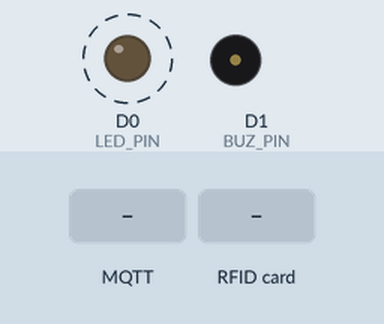
Simulated run of this sketch. Board: ESP8266 (NodeMCU). On the bench: output pins drawn as LEDs (lit = HIGH), buzzer (waves = sounding, pin HIGH). Dashed ring = blinking. The test bench sets the inputs (shaded band). WiFi joins after 1.5 s; servers stay silent unless stated; no MQTT or app messages arrive unless stated; what the sketch prints to the serial monitor is not drawn.

Above: at 3.77 s.
4.0 s: MQTT message "1" arrives on the first subscribed topic
At 4.3 s:
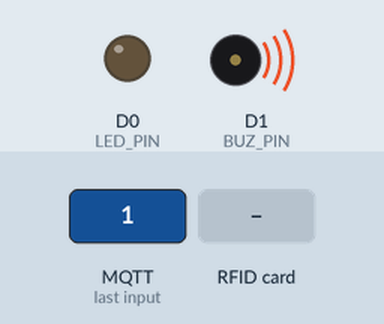
7.0 s: RFID card 5E 7A 19 C4 held to the reader
At 8.0 s:
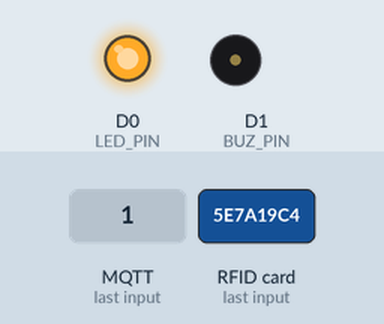
10.0 s: MQTT message "0" arrives on the first subscribed topic
At 10.8 s:
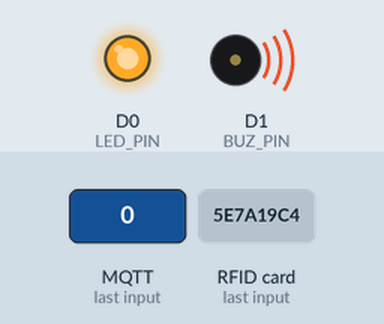
Timing chart, 0 to 19.0 s (numbered marks = the images above; inputs shaded):
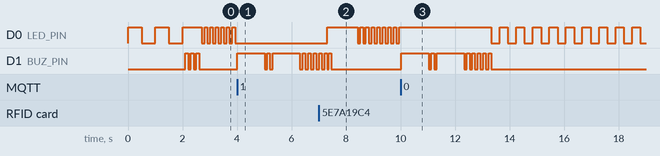

Measured:
- after the input at 4.0 s, D0 (LED_PIN): stops changing and stays LOW; D1 (BUZ_PIN): goes HIGH 1.0 s, LOW 0.10 s, HIGH 0.10 s, LOW 0.10 s, HIGH 1.0 s, 3 × (LOW 0.10 s, HIGH 0.10 s), then LOW, starting at once
- after the input at 10.0 s, D0 (LED_PIN): alternates HIGH for 0.30 s and LOW for 0.30 s, starting after 3.3 s; D1 (BUZ_PIN): goes HIGH 1.0 s, LOW 0.10 s, HIGH 0.10 s, LOW 0.10 s, HIGH 1.0 s, 5 × (LOW 0.10 s, HIGH 0.10 s), then LOW, starting at once

The sketch:

mqtt_RFID_reader_v3_HOTSPOT.ino
```cpp
#include <SPI.h>
#include <MFRC522.h>
#include <ESP8266WiFi.h>
#include <PubSubClient.h>
#include <ArduinoJson.h>

// Ganti true jika berhotspot tanpa password
boolean modeHotspot = false;
const char* hotspot = "HOTSPOT-SKANEBA";

// HOTSPOT ITC
const char* ssid = "HOTSPOT-SKANEBA";
const char* password = "itbisa123";

// WiFi credentials
// ASSEMBLY TE - CNC
// const char* ssid = "ASSEMBLY ONLY";
// const char* password = "onlyassemblytebos";

// INSTRUKTUR TE - 2.4G
// const char* ssid = "INTRUKTUR-TAV-2.4G";
// const char* password = "skanebabisa1";

//HOSTSPOT-SKANEBA-TU
// const char* ssid = "HOTSPOT-SKANEBA-TU";
// const char* password = "skanebabisa";

// MQTT Broker Configuration
const char* mqtt_server = "172.16.80.123";  // Ganti dengan alamat IP broker MQTT Anda
// const char* mqtt_server = "10.16.0.102";  // Ganti dengan alamat IP broker MQTT Anda
const int mqtt_port = 1883;               // Port MQTT default
const char* mqtt_user = "ben";            // Username MQTT Anda
const char* mqtt_password = "1234";       // Password MQTT Anda

#define LED_PIN D0  // D0
#define BUZ_PIN D1  // D1

// RFID
#define SDA_PIN 2  // D4
#define RST_PIN 0  // D3

char IDTAG[20];
char chipID[25];                       // Store ESP8266 Chip ID
char nodevice[20] = "2309MAS001";      // Change to your desired Node Device (max 20 characters)
char key[50] = "1234567890987654321";  // Change to your desired Key (max 20 characters)

// Membuat array untuk memetakan pesan ke kode bunyi buzzer
const char* buzzerCodes[] = {
  "404", "_...",
  "405", "_....",
  "406", "_.....",
  "407", "_.....",
  "500", "_.....",
  "501", "_._...",
  "502", "_._.....",
  "505", "_.....",
  "510", "_.....",
  "515", "_.....",
  "545", "_.....",
  "555", "_.....",
  "IDTT", "._..",
  "HLTM", "._.",
  "TBPS", "._._..",
  "SAPP", "...",
  "PLAW", ".._",
  "PPBH", "..",
  "PPPP", "...",
  "SMPM", "...",
  "MMMM", "...",
  "BMPM", "..",
  "PKBD", "_.",
  "TASK", "_._._.",
  "BMPE", ".."
};

String receivedMessage = "";

MFRC522 mfrc522(SDA_PIN, RST_PIN);

WiFiClient espClient;
PubSubClient client(espClient);

// Variabel untuk memantau waktu terakhir pembacaan kartu RFID
unsigned long lastRFIDReadTime = 0;
const unsigned long RFID_READ_INTERVAL = 600000;  // 10 menit dalam milidetik (10 * 60 * 1000)

// boolean indexRestart = false;

unsigned long previousLEDmqtt = 0;
const long intervalLEDmqtt = 100;
const long intervalLEDmqtt2 = 300;

void setup() {
  pinMode(LED_PIN, OUTPUT);
  pinMode(BUZ_PIN, OUTPUT);

  if (modeHotspot == true) {
    const char* ssid = hotspot;
  }

  Serial.begin(115200);
  if (modeHotspot == true) {
    WiFi.begin(ssid);
  } else {
    WiFi.begin(ssid, password);
  }

  while (WiFi.status() != WL_CONNECTED) {
    digitalWrite(LED_PIN, HIGH);
    delay(500);
    digitalWrite(LED_PIN, LOW);
    delay(500);
    Serial.println("Menyambungkan ke WiFi...");
  }

  digitalWrite(LED_PIN, HIGH);
  Serial.println("Tersambung ke WiFi");

  // Setup MQTT client
  client.setServer(mqtt_server, mqtt_port);
  client.setCallback(callback);

  while (!client.connected()) {
    if (client.connect("NodeMCUClient", mqtt_user, mqtt_password)) {
      Serial.println("Tersambung ke MQTT Broker");
    } else {
      Serial.println("Koneksi gagal. Mengulangi koneksi...");
      for (int q = 0; q < 5; q++) {
        digitalWrite(LED_PIN, HIGH);
        delay(100);
        digitalWrite(LED_PIN, LOW);
        delay(100);
      }

      delay(1000);
    }
  }

  Serial.println();
  Serial.println("Tersambung ke Wi-Fi");
  Serial.println("IP Address: ");
  Serial.println(WiFi.localIP());
  Serial.println("MAC Address: ");
  Serial.println(WiFi.macAddress());

  // Get ESP8266 Chip ID
  int num = ESP.getChipId();
  itoa(num, chipID, 10);
  Serial.println("Chip ID: ");
  Serial.println(chipID);

  SPI.begin();
  mfrc522.PCD_Init();
  Serial.println("Tempelkan kartu RFID");
  buzz(3);

  // Subscribe to a topic

  // String topic = "responServer_";
  // topic += nodevice;
  // client.subscribe(topic.c_str(), 0);
  client.subscribe("responServer", 0);
}

void callback(char* topic, byte* payload, unsigned int length) {
  Serial.print("Menerima pesan pada topic: ");
  Serial.println(topic);
  Serial.print("Pesan: ");
  for (int i = 0; i < length; i++) {
    // Serial.print((char)payload[i]);
    receivedMessage += (char)payload[i];
  }
  Serial.println(receivedMessage);
  Serial.println();

  // prosen respon data
  identifyAndProcessJsonResponse(receivedMessage, nodevice);
}

void loop() {
  client.loop();

  // Ambil waktu sekarang
  unsigned long currentMillisLEDmqtt = millis();

  // Periksa apakah sudah waktunya untuk mematikan atau menyalakan LED
  if (!client.connected()) {
    if (currentMillisLEDmqtt - previousLEDmqtt >= intervalLEDmqtt2) {
      // Simpan waktu terakhir kali LED dinyalakan atau dimatikan
      previousLEDmqtt = currentMillisLEDmqtt;

      // Balikkan status LED
      if (digitalRead(LED_PIN) == LOW) {
        digitalWrite(LED_PIN, HIGH);
      } else {
        digitalWrite(LED_PIN, LOW);
      }
    }
  } else {
    if (currentMillisLEDmqtt - previousLEDmqtt >= intervalLEDmqtt) {
      // Simpan waktu terakhir kali LED dinyalakan atau dimatikan
      previousLEDmqtt = currentMillisLEDmqtt;

      // Balikkan status LED
      if (digitalRead(LED_PIN) == LOW) {
        digitalWrite(LED_PIN, HIGH);
      } else {
        digitalWrite(LED_PIN, LOW);
      }
    }
  }

  int berhasilBaca = bacaTag();

  if (berhasilBaca) {
    // Kemudian, segera buat koneksi MQTT lagi
    reconnect();

    lastRFIDReadTime = millis();    // Perbarui waktu terakhir pembacaan kartu RFID
    static char hasilTAG[20] = "";  // Store previous tag ID

    if (IDTAG) {
      buzz(1);
    } else {
      buzz(0);
    }

    if (strcmp(hasilTAG, IDTAG) != 0) {
      strcpy(hasilTAG, IDTAG);
      Serial.println();
      Serial.println("=======================");
      Serial.println("ID Kartu: " + String(IDTAG));

      // Send data to server and receive JSON response
      String jsonResponse = sendCardIdToServer(IDTAG);

      Serial.println("Selesai kirim untuk ID: " + String(IDTAG));
      Serial.println("=======================");
      Serial.println("");
    } else {
      Serial.println("...");
    }

    delay(900);
    strcpy(hasilTAG, "");
  } else {
    strcpy(IDTAG, "");
  }

  buzz(0);
  receivedMessage = "";

  // Periksa apakah sudah waktunya untuk restart
  unsigned long currentTime = millis();
  if (currentTime - lastRFIDReadTime > RFID_READ_INTERVAL) {
    Serial.println("Tidak ada aktifitas pembacaan kartu RFID selama 10 menit. Melakukan restart...");
    // ESP.restart();  // Melakukan restart NodeMCU
  }
}

int bacaTag() {
  if (!mfrc522.PICC_IsNewCardPresent())
    return 0;

  if (!mfrc522.PICC_ReadCardSerial())
    return 0;

  memset(IDTAG, 0, sizeof(IDTAG));
  for (byte i = 0; i < mfrc522.uid.size; i++) {
    snprintf(IDTAG, sizeof(IDTAG), "%s%02X", IDTAG, mfrc522.uid.uidByte[i]);
  }

  return 1;
}

String sendCardIdToServer(String cardId) {
  String jsonResponse = "";
  // Send RFID card data, Chip ID, Node Device, and Key to the server
  String request = "{";
  request += "\"nokartu\":\"" + String(cardId) + "\",";
  request += "\"idchip\":\"" + String(chipID) + "\",";
  request += "\"nodevice\":\"" + String(nodevice) + "\",";
  request += "\"key\":\"" + String(key) + "\",";
  request += "\"ipa\":\"" + WiFi.localIP().toString() + "\"";
  request += "}";

  if (client.connect("NodeMCUClient", mqtt_user, mqtt_password)) {
    // String mqttTopic = "dariMCU_" + String(nodevice);
    String mqttTopic = "dariMCU";
    Serial.println("Tersambung ke MQTT Broker");
    Serial.println("Kirim ke topik: " + mqttTopic + ": " + request);
    client.publish(mqttTopic.c_str(), request.c_str(), 0);
    // client.disconnect();
  } else {
    Serial.println("Koneksi ke MQTT Broker gagal");
    for (int q = 0; q <= 3; q++) {
      digitalWrite(LED_PIN, HIGH);
      delay(100);
      digitalWrite(LED_PIN, LOW);
      delay(100);
    }

    // index restart MCU
    // indexRestart = true;
  }

  return jsonResponse;
}

void reconnect() {
  // Loop sampai terhubung ke broker MQTT
  while (!client.connected()) {
    Serial.println("Menyambungkan ke MQTT Broker...");
    // Coba terhubung ke broker MQTT
    if (client.connect("NodeMCUClient", mqtt_user, mqtt_password)) {
      Serial.println("Tersambung ke MQTT Broker");

      // Langganan topik yang Anda butuhkan di sini jika diperlukan
      // String topic = "responServer_";
      // topic += nodevice;
      // client.subscribe(topic.c_str(), 0);
      client.subscribe("responServer", 0);
    } else {
      Serial.print("Gagal, rc=");
      Serial.print(client.state());
      Serial.println(" mencoba konek lagi dalam 5 detik");
      // Tunggu sebelum mencoba lagi
      for (int q = 0; q <= 5; q++) {
        digitalWrite(LED_PIN, HIGH);
        delay(100);
        digitalWrite(LED_PIN, LOW);
        delay(100);
      }

      delay(4000);
    }
  }
}

void buzz(int loop) {
  if (loop == 0) {
    digitalWrite(BUZ_PIN, LOW);
  } else if (loop == 1) {
    digitalWrite(BUZ_PIN, HIGH);
    delay(100);
    digitalWrite(BUZ_PIN, LOW);
  } else {
    for (int t = 0; t < loop; t++) {
      digitalWrite(BUZ_PIN, HIGH);
      delay(100);
      digitalWrite(BUZ_PIN, LOW);
      delay(100);
    }
  }
}

void buzz_er(String _kode) {
  int delayTime = 0;

  for (int i = 0; i < _kode.length(); i++) {
    char karakter = _kode.charAt(i);

    if (karakter == '_') {
      // Buzzer berbunyi selama 1 detik
      // tone(BUZ_PIN, 1000);  // Frekuensi bunyi buzzer (1 kHz)
      digitalWrite(BUZ_PIN, HIGH);
      delay(1000);  // Bunyi selama 1 detik
      // noTone(BUZ_PIN);  // Matikan buzzer
      digitalWrite(BUZ_PIN, LOW);
    } else if (karakter == '.') {
      // Buzzer berbunyi selama 100 mili detik
      // tone(BUZ_PIN, 1000);  // Frekuensi bunyi buzzer (1 kHz)
      digitalWrite(BUZ_PIN, HIGH);
      delay(100);  // Bunyi selama 100 mili detik
      // noTone(BUZ_PIN);      // Matikan buzzer
      digitalWrite(BUZ_PIN, LOW);
    } else if (karakter == ' ') {
      // Tunda 100 mili detik
      delay(100);
    }

    // Tunda sebelum karakter selanjutnya (jika ada)
    if (i < _kode.length() - 1) {
      delay(100);  // Tunda 100 mili detik sebelum karakter berikutnya
    }
  }
}

void buzzBasedOnMessage(const char* message) {
  for (int i = 0; i < sizeof(buzzerCodes) / sizeof(buzzerCodes[0]); i += 2) {
    if (strcmp(message, buzzerCodes[i]) == 0) {
      buzz_er(buzzerCodes[i + 1]);
      Serial.println(buzzerCodes[i + 1]);
      break;  // Keluar dari loop setelah menemukan kode yang cocok
    }
  }
}

void identifyAndProcessJsonResponse(String jsonResponse, char* _nodevice) {
  // Parse and process JSON response
  // Menghapus karakter newline dan carriage return
  jsonResponse.replace("\n", "");
  jsonResponse.replace("\r", "");
  // Menghapus karakter backslash yang mengganggu
  jsonResponse.replace("\\", "");

  // Menghapus karakter ganda ("") dari awal dan akhir JSON
  jsonResponse = jsonResponse.substring(1, jsonResponse.length() - 1);

  // Serial.print("jsonResponse: ");
  // Serial.println(jsonResponse);

  // StaticJsonDocument<1024> jsonDoc;
  DynamicJsonDocument jsonDoc(1024);

  DeserializationError error = deserializeJson(jsonDoc, jsonResponse);

  if (error) {
    Serial.print("gagal to parse JSON: ");
    Serial.println(error.c_str());
  } else {
    // Mengakses elemen-elemen JSON yang benar
    const char* json_id = jsonDoc["respon"][0]["id"];
    const char* json_nodevice = jsonDoc["respon"][0]["nodevice"];
    const char* json_message = jsonDoc["respon"][0]["message"];
    const char* json_info = jsonDoc["respon"][0]["info"];
    const char* json_nokartu = jsonDoc["respon"][0]["nokartu"];

    if (json_nodevice) {
      // Print the values
      // Serial.println("Element JSON:");
      Serial.print("- id: ");
      Serial.println(json_id);
      Serial.print("- nodevice asal: ");
      Serial.println(_nodevice);
      Serial.print("- nodevice json: ");
      Serial.println(json_nodevice);

      if (strcmp(_nodevice, json_nodevice) == 0) {
        Serial.print("- pesan: ");
        Serial.println(json_message);
        Serial.print("- info: ");
        Serial.println(json_info);
        Serial.print("- nokartu: ");
        Serial.println(json_nokartu);

        Serial.print("ID & Nomor Device Sesuai! ");
        Serial.println();

        // Setelah selesai memproses respon, putuskan koneksi MQTT
        client.disconnect();
        Serial.println("Koneksi MQTT diputus!");

        buzzBasedOnMessage(json_message);
      } else {
        Serial.println("ID & Nomor Device Tidak Sesuai...!");
        Serial.println("Tidak ada Respon...!");

        // Setelah selesai memproses respon, putuskan koneksi MQTT
        client.disconnect();
        Serial.println("Koneksi MQTT diputus!");

        buzzBasedOnMessage("501");
      }
    } else {
      // Elemen "nodevice" tidak ada dalam JSON
      Serial.println("Elemen \"nodevice\" tidak ada dalam JSON.");
      Serial.println("Tidak ada Respon...!");

      // Setelah selesai memproses respon, putuskan koneksi MQTT
      client.disconnect();
      Serial.println("Koneksi MQTT diputus!");

      buzzBasedOnMessage("502");
    }
  }
}
```
